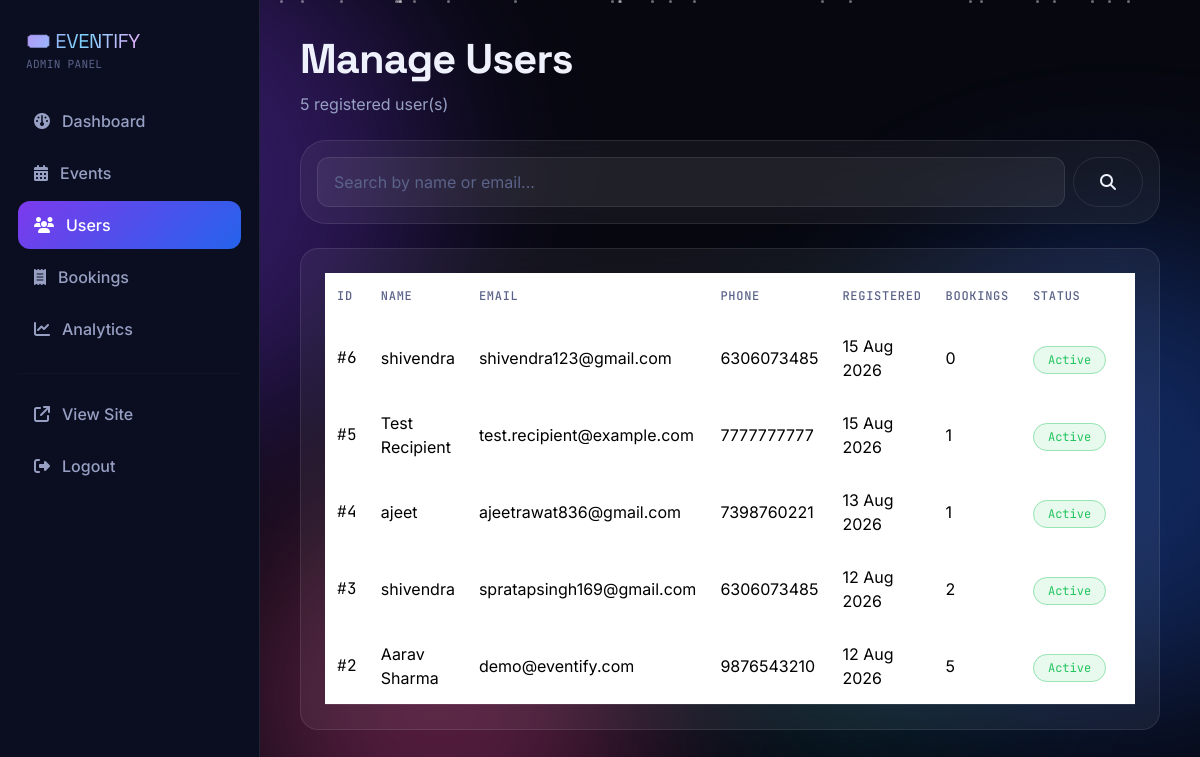
Page /admin/users (signed in) on the committed database.
### models.py (models this page shows, shortened)
class User(UserMixin, db.Model):
    __tablename__ = "users"
    id = db.Column(db.Integer, primary_key=True)
    name = db.Column(db.String(120), nullable=False)
    email = db.Column(db.String(120), unique=True, nullable=False)
    phone = db.Column(db.String(20))
    password_hash = db.Column(db.String(255), nullable=False)
    role = db.Column(db.String(20), default="user")  # user | admin
    status = db.Column(db.String(20), default="active")  # active | disabled
    created_at = db.Column(db.DateTime, default=lambda: datetime.now(timezone.utc))
    bookings = db.relationship("Booking", back_populates="user", foreign_keys="Booking.user_id", lazy=True)
    wishlist_items = db.relationship("Wishlist", backref="user", lazy=True)
    @property
    def is_admin(self):
        return self.role == "admin"

### app.py (the view)
@app.route("/admin/users")
@admin_required
def admin_users():
    q = request.args.get("q", "").strip()
    query = User.query.filter_by(role="user")
    if q:
        query = query.filter(User.name.ilike(f"%{q}%") | User.email.ilike(f"%{q}%"))
    users_list = query.order_by(User.created_at.desc()).all()
    return render_template("admin/users.html", users=users_list, q=q)

### app.py (called while the page is built)
@login_manager.user_loader
def load_user(user_id):
    return db.session.get(User, int(user_id))

def admin_required(f):
    @wraps(f)
    def wrapper(*args, **kwargs):
        if not current_user.is_authenticated or not current_user.is_admin:
            flash("Admin access required.", "danger")
            return redirect(url_for("admin_login"))
        return f(*args, **kwargs)
    return wrapper

def get_todays_bookings(user):
    if not user or not user.is_authenticated or getattr(user, "is_admin", False):
        return []
    today = date.today()
    return (Booking.query.join(Event)
            .filter(Booking.user_id == user.id, Booking.status == "confirmed", Event.date == today)
            .all())

@app.context_processor
def inject_globals():
    celebrate_login = session.pop("celebrate_login", False)
    todays_bookings = get_todays_bookings(current_user) if current_user.is_authenticated else []
    return {
        "current_year": datetime.now(timezone.utc).year,
        "celebrate_login": celebrate_login,
        "todays_bookings": todays_bookings,
        "today": date.today(),
    }

### templates/admin/users.html (shortened to what this page needs)
{% extends "admin/admin_base.html" %}
{% block admin_content %}
<div class="mb-4" data-aos="fade-up">
  <h2 class="section-title">Manage Users</h2>
  <p class="text-dim mb-0">{{ users|length }} registered user(s)</p>
</div>
<div class="glass p-3 mb-4" data-aos="fade-up">
  <form method="get" class="d-flex gap-2">
    <input type="text" name="q" value="{{ q }}" class="form-control form-control-glass" placeholder="Search by name or email...">
    <button type="submit" class="btn btn-outline-glow"><i class="fa-solid fa-magnifying-glass"></i></button>
  </form>
</div>
<div class="glass-card p-4" data-aos="fade-up">
  <div class="table-responsive">
    <table class="table table-glass mb-0">
      <thead><tr><th>ID</th><th>Name</th><th>Email</th><th>Phone</th><th>Registered</th><th>Bookings</th><th>Status</th><th></th></tr></thead>
      <tbody>
        {% for u in users %}
        <tr>
          <td class="text-mono">#{{ u.id }}</td>
          <td>{{ u.name }}</td>
          <td>{{ u.email }}</td>
          <td>{{ u.phone or '—' }}</td>
          <td>{{ u.created_at.strftime('%d %b %Y') }}</td>
          <td>{{ u.bookings|length }}</td>
          <td><span class="badge-status {{ u.status }}">{{ u.status|capitalize }}</span></td>
          <td class="text-end">
            <form method="post" action="{{ url_for('admin_user_toggle', user_id=u.id) }}">
              <button type="submit" class="btn btn-ghost-sm">{{ 'Disable' if u.status=='active' else 'Activate' }}</button>
            </form>
          </td>
        </tr>
        {% else %}
        <tr><td colspan="8" class="text-center text-dim py-5">No users found</td></tr>
        {% endfor %}
      </tbody>
    </table>
  </div>
</div>
{% endblock %}

### static/css/style.css (style rules this page uses)
:root { --void: #06070f; --navy: #0b0e21; --navy-2: #10142c; --purple: #7c3aed; --blue: #2563eb; --cyan: #22d3ee; --pink: #ec4899; --glass: rgba(255, 255, 255, 0.055); --glass-strong: rgba(255, 255, 255, 0.09); --border: rgba(255, 255, 255, 0.09); --border-glow: rgba(124, 92, 237, 0.45); --text: #eef1fb; --text-dim: #97a0c3; --text-faint: #5b6389; --success: #22c55e; --danger: #f43f5e; --warning: #f59e0b; --grad-primary: linear-gradient(135deg, var(--purple), var(--blue)); --grad-warm: linear-gradient(135deg, var(--pink), var(--purple)); --grad-cool: linear-gradient(135deg, var(--blue), var(--cyan)); --grad-text: linear-gradient(120deg, #b794f6, #7dd3fc, #f0abfc); --radius-lg: 26px; --radius-md: 18px; --radius-sm: 12px; --font-display: "Space Grotesk", sans-serif; --font-body: "Inter", sans-serif; --font-mono: "JetBrains Mono", monospace; }
* { box-sizing: border-box; }
html { scroll-behavior: smooth; }
body { background: var(--void); color: var(--text); font-family: var(--font-body); overflow-x: hidden; position: relative; }
h1, h2, h3, h4, h5, .display-font { font-family: var(--font-display); letter-spacing: -0.02em; }
.text-mono { font-family: var(--font-mono); letter-spacing: 0.02em; }
.text-dim { color: var(--text-dim); }
.glass { background: var(--glass); backdrop-filter: blur(18px); -webkit-backdrop-filter: blur(18px); border: 1px solid var(--border); border-radius: var(--radius-lg); }
.glass-card { background: var(--glass); backdrop-filter: blur(16px); -webkit-backdrop-filter: blur(16px); border: 1px solid var(--border); border-radius: var(--radius-md); transition: transform .4s cubic-bezier(.2,.8,.2,1), box-shadow .4s ease, border-color .4s ease; }
.btn-outline-glow { background: transparent; color: var(--text) !important; border: 1px solid var(--border); border-radius: 100px; padding: 10px 26px; font-weight: 600; transition: all .3s ease; }
.btn-ghost-sm { background: var(--glass); border: 1px solid var(--border); border-radius: 100px; color: var(--text); padding: 6px 16px; font-size: 0.85rem; transition: all .25s ease; }
.section-title { font-size: clamp(1.8rem, 3.5vw, 2.6rem); font-weight: 700; }
.form-control-glass, .form-select-glass { background: var(--glass); border: 1px solid var(--border); border-radius: var(--radius-sm); color: var(--text); padding: 12px 16px; transition: all .25s ease; }
.form-control-glass::placeholder { color: var(--text-faint); }
.badge-status { padding: 5px 14px; border-radius: 100px; font-size: 0.75rem; font-family: var(--font-mono); border: 1px solid; }
.badge-status.active { color: var(--success); border-color: rgba(34,197,94,0.4); background: rgba(34,197,94,0.1); }
.table-glass { color: var(--text); }
.table-glass thead th { border-bottom: 1px solid var(--border); color: var(--text-faint); font-family: var(--font-mono); font-size: 0.75rem; text-transform: uppercase; letter-spacing: 0.06em; font-weight: 500; padding: 14px 12px; }
.table-glass tbody td { border-bottom: 1px solid var(--border); padding: 14px 12px; vertical-align: middle; }
.table-glass tbody tr { transition: background .2s ease; }

### rows in the picture
User: id "6", name "shivendra", email "shivendra123@gmail.com", phone "6306073485", created_at "15 Aug 2026", bookings|length "0", status "Active"
User: id "5", name "Test Recipient", email "test.recipient@example.com", phone "7777777777", created_at "15 Aug 2026", bookings|length "1", status "Active"
User: id "4", name "ajeet", email "ajeetrawat836@gmail.com", phone "7398760221", created_at "13 Aug 2026", bookings|length "1", status "Active"
User: id "3", name "shivendra", email "spratapsingh169@gmail.com", phone "6306073485", created_at "12 Aug 2026", bookings|length "2", status "Active"
User: id "2", name "Aarav Sharma", email "demo@eventify.com", phone "9876543210", created_at "12 Aug 2026", bookings|length "5", status "Active"

### other values in the picture
{{ users|length }} "5"
